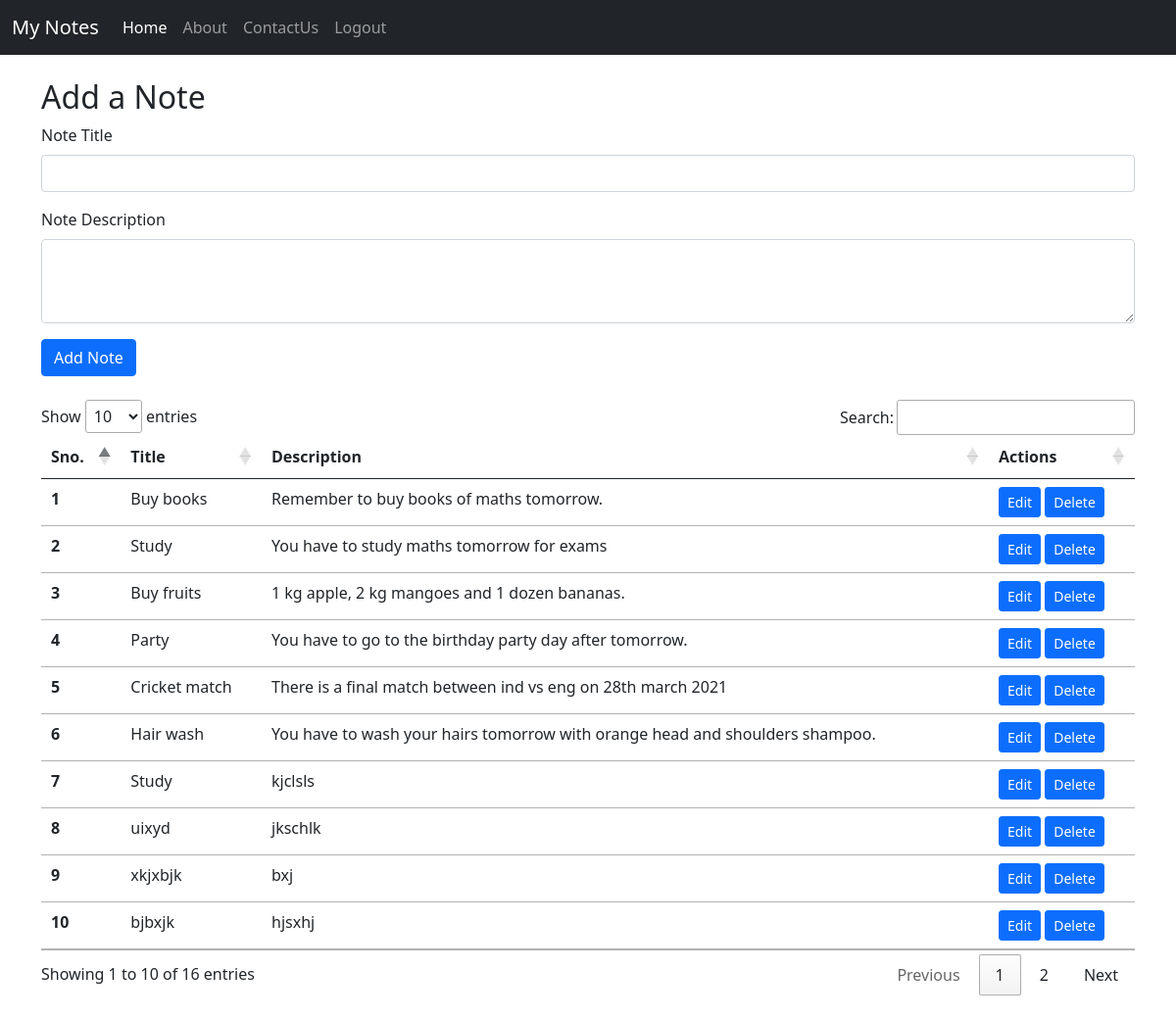
Screenshot of /home.php (signed in) with the database file from the repository.
### tables this page shows
CREATE TABLE `notes` (
  `Sno` int(11) NOT NULL,
  `Title` varchar(255) NOT NULL,
  `Description` text NOT NULL,
  `tdate` datetime NOT NULL DEFAULT current_timestamp()
);

### home.php (the view, shortened to what this page needs)
<?php
 $servername="localhost";
 $username="root";
 $password="";
 $database="notes";
 $conn=mysqli_connect($servername,$username,$password,$database);
?>
<!doctype html>
<html lang="en">
<head>
  <link href="https://cdn.jsdelivr.net/npm/bootstrap@5.0.0-beta3/dist/css/bootstrap.min.css" rel="stylesheet"
>
</head>
<body>
  <nav class="navbar navbar-expand-lg navbar-dark bg-dark">
    <div class="container-fluid">
      <a class="navbar-brand" href="#">My Notes</a>
      <div class="collapse navbar-collapse" id="navbarSupportedContent">
        <ul class="navbar-nav me-auto mb-2 mb-lg-0">
          <li class="nav-item">
            <a class="nav-link active" aria-current="page" href="#">Home</a>
          </li>
          <li class="nav-item">
            <a class="nav-link" href="#">About</a>
          </li>
          <li class="nav-item">
            <a class="nav-link" href="#">ContactUs</a>
          </li>
          <li class="nav-item">
            <a class="nav-link" href="logout.php">Logout</a>
          </li>
        </ul>
      </div>
    </div>
  </nav>
  <div class="container my-4">
    <h2>Add a Note</h2>
    <form action="/PHP/MyNotesApp/home.php" method="post">
      <div class="mb-3">
        <label for="title" class="form-label">Note Title</label>
        <input type="text" class="form-control" id="title" name="title" aria-describedby="emailHelp">
      </div>
      <div class="mb-3">
        <label for="desc" class="form-label">Note Description</label>
        <textarea class="form-control" id="description" name="description" rows="3"></textarea>
      </div>
      <button type="submit" class="btn btn-primary">Add Note</button>
    </form>
  </div>
  <div class="container my-4">
    <table class="table" id="myTable">
      <thead>
        <tr>
          <th scope="col">Sno.</th>
          <th scope="col">Title</th>
          <th scope="col">Description</th>
          <th scope="col">Actions</th>
        </tr>
      </thead>
      <tbody>
        <?php
      $sql="SELECT * FROM `notes`";
      $result=mysqli_query($conn,$sql);
      $no=1;
      while($row=mysqli_fetch_assoc($result)){
        echo  "<tr>
        <th scope='row'>".$no."</th>
        <td>".$row['Title']."</td>
        <td>".$row['Description']."</td>
        <td><button class='edit btn btn-sm btn-primary' id=".$row['Sno'].">Edit</button> <button class='delete btn btn-sm btn-primary' id=d".$row['Sno'].">Delete</button></td>
      </tr>";
      $no++;
      }
      ?>
      </tbody>
    </table>
  </div>
  <link rel="stylesheet" href="//cdn.datatables.net/1.10.24/css/jquery.dataTables.min.css">
</body>
</html>

### rows the page displays
notes: Title "Buy books", Description "Remember to buy books of maths tomorrow."
notes: Title "Study", Description "You have to study maths tomorrow for exams"
notes: Title "Buy fruits", Description "1 kg apple, 2 kg mangoes and 1 dozen bananas."
notes: Title "Party", Description "You have to go to the birthday party day after tomorrow."
notes: Title "Cricket match", Description "There is a final match between ind vs eng on 28th march 2021"
notes: Title "Hair wash", Description "You have to wash your hairs tomorrow with orange head and shoulders shampoo."
notes: Title "Study", Description "kjclsls"
notes: Title "uixyd", Description "jkschlk"
notes: Title "xkjxbjk", Description "bxj"
notes: Title "bjbxjk", Description "hjsxhj"
